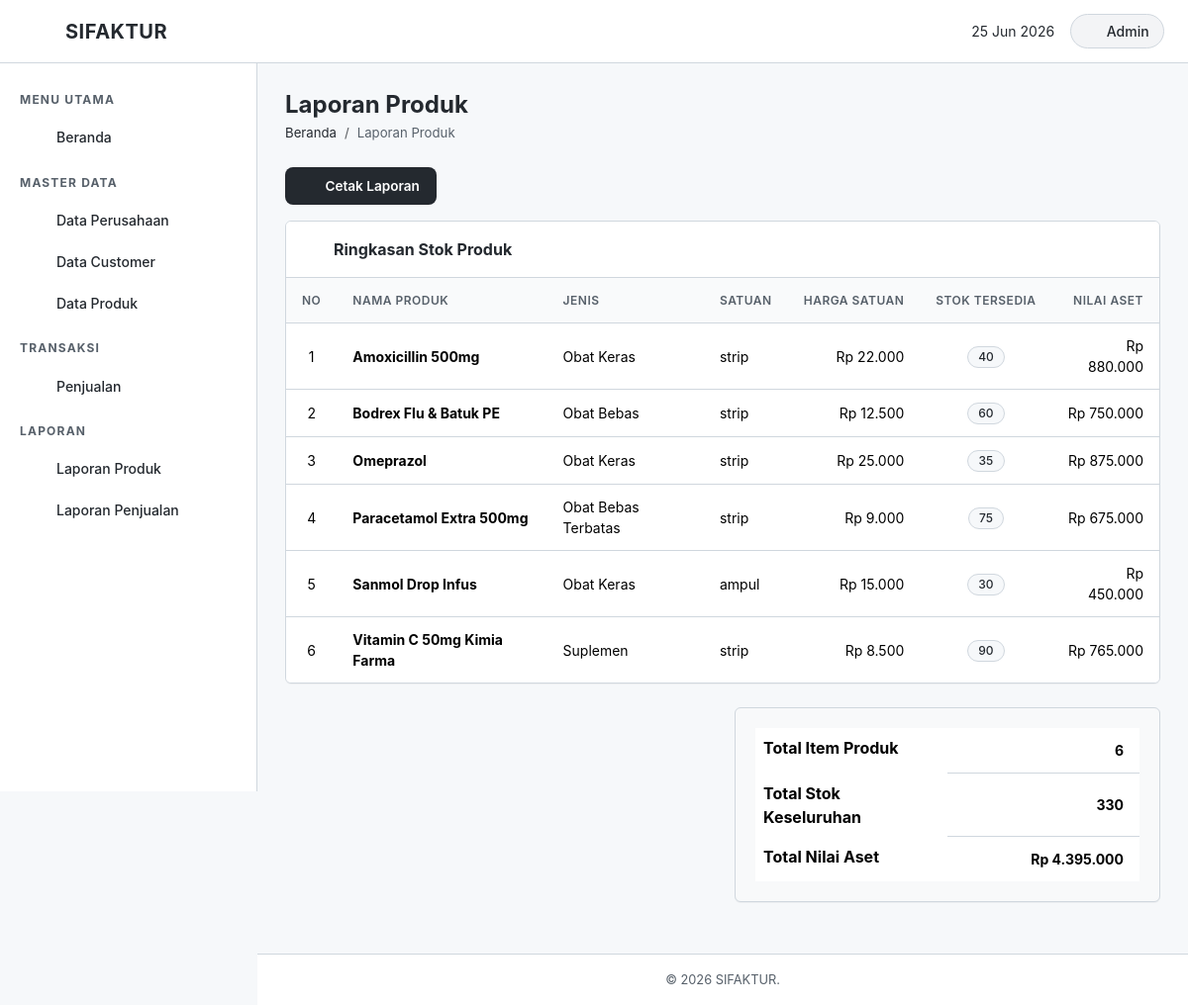
Page /laporan/produk.php on the committed database.
### tables this page shows
CREATE TABLE `produk` (
  `id_produk` int(11) NOT NULL AUTO_INCREMENT,
  `nama_produk` varchar(150) NOT NULL,
  `price` decimal(15,2) NOT NULL DEFAULT 0.00,
  `jenis` varchar(50) DEFAULT NULL,
  `satuan` varchar(20) DEFAULT NULL,
  `stock` int(11) NOT NULL DEFAULT 0,
  PRIMARY KEY (`id_produk`)
);

### laporan/produk.php (the view, shortened to what this page needs)
<?php
require_once dirname(__DIR__) . '/config/koneksi.php';
include dirname(__DIR__) . '/includes/header.php';
include dirname(__DIR__) . '/includes/sidebar.php';
$result = $conn->query("SELECT * FROM produk ORDER BY nama_produk ASC");
?>
<div class="page-header">
    <h2> Laporan Produk</h2>
    <nav aria-label="breadcrumb">
        <ol class="breadcrumb">
            <li class="breadcrumb-item"><a href="<?php echo $base_url; ?>/index.php">Beranda</a></li>
            <li class="breadcrumb-item active">Laporan Produk</li>
        </ol>
    </nav>
</div>
<div class="mb-3">
    <a href="cetak_produk.php" target="_blank" class="btn btn-primary-custom">
        <i class="fa-solid fa-print"></i> Cetak Laporan
    </a>
</div>
<div class="content-card">
    <div class="card-header-custom">
        <i class="fa-solid fa-box"></i> Ringkasan Stok Produk
    </div>
    <div class="card-body p-0">
        <div class="table-wrapper">
            <table class="table">
                <thead>
                    <tr>
                        <th style="width:50px;" class="text-center">No</th>
                        <th>Nama Produk</th>
                        <th>Jenis</th>
                        <th>Satuan</th>
                        <th class="text-end">Harga Satuan</th>
                        <th class="text-center">Stok Tersedia</th>
                        <th class="text-end">Nilai Aset</th>
                    </tr>
                </thead>
                <tbody>
                    <?php if ($result && $result->num_rows > 0): ?>
                        <?php
                        $no = 1;
                        $total_stok = 0;
                        $total_aset = 0;
                        while ($row = $result->fetch_assoc()):
                            $nilai_aset = $row['stock'] * $row['price'];
                            $total_stok += $row['stock'];
                            $total_aset += $nilai_aset;
                        ?>
                        <tr>
                            <td class="text-center"><?php echo $no++; ?></td>
                            <td><strong><?php echo htmlspecialchars($row['nama_produk']); ?></strong></td>
                            <td><?php echo htmlspecialchars($row['jenis'] ?? '-'); ?></td>
                            <td><?php echo htmlspecialchars($row['satuan'] ?? '-'); ?></td>
                            <td class="text-end">Rp <?php echo number_format($row['price'], 0, ',', '.'); ?></td>
                            <td class="text-center">
                                <?php
                                $stock_class = 'success';
                                if ($row['stock'] <= 10) $stock_class = 'danger';
                                elseif ($row['stock'] <= 30) $stock_class = 'warning';
                                ?>
                                <span class="badge bg-<?php echo $stock_class; ?> badge-status"><?php echo $row['stock']; ?></span>
                            </td>
                            <td class="text-end">Rp <?php echo number_format($nilai_aset, 0, ',', '.'); ?></td>
                        </tr>
                        <?php endwhile; ?>
                    <?php endif; ?>
                </tbody>
            </table>
        </div>
    </div>
</div>
<div class="row mt-4">
    <div class="col-md-6 offset-md-6">
        <div class="content-card bg-light">
            <div class="card-body">
                <table class="table table-borderless mb-0">
                    <tr>
                        <th style="width:50%;">Total Item Produk</th>
                        <td class="text-end"><strong><?php echo isset($no) ? $no - 1 : 0; ?></strong></td>
                    </tr>
                    <tr>
                        <th>Total Stok Keseluruhan</th>
                        <td class="text-end"><strong><?php echo isset($total_stok) ? number_format($total_stok, 0, ',', '.') : 0; ?></strong></td>
                    </tr>
                    <tr>
                        <th>Total Nilai Aset</th>
                        <td class="text-end"><strong>Rp <?php echo isset($total_aset) ? number_format($total_aset, 0, ',', '.') : 0; ?></strong></td>
                    </tr>
                </table>
            </div>
        </div>
    </div>
</div>
<?php include dirname(__DIR__) . '/includes/footer.php'; ?>

### assets/css/style.css (style rules this page uses)
:root { --primary: #24292f; --primary-light: #57606a; --primary-dark: #000000; --accent: #24292f; --accent-light: #d0d7de; --success: #24292f; --warning: #24292f; --danger: #24292f; --info: #24292f; --bg-body: #f6f8fa; --bg-card: #ffffff; --bg-sidebar: #ffffff; --bg-header: #ffffff; --text-dark: #24292f; --text-muted: #57606a; --text-light: #ffffff; --border-color: #d0d7de; --shadow-sm: 0 1px 0 rgba(27,31,36,0.04); --shadow-md: 0 3px 6px rgba(140,148,157,0.14); --shadow-lg: 0 8px 24px rgba(140,148,157,0.14); --radius: 6px; --radius-lg: 6px; --transition: all 0.25s cubic-bezier(0.4, 0, 0.2, 1); --sidebar-width: 260px; --header-height: 64px; --font-family: 'Geist', -apple-system, BlinkMacSystemFont, 'Segoe UI', Helvetica, Arial, sans-serif, 'Apple Color Emoji', 'Segoe UI Emoji'; }
* { margin: 0; padding: 0; box-sizing: border-box; }
body { font-family: var(--font-family); background-color: var(--bg-body); color: var(--text-dark); min-height: 100vh; display: flex; flex-direction: column; overflow-x: hidden; }
a { text-decoration: none; color: inherit; transition: var(--transition); }
.page-header { margin-bottom: 1.5rem; }
.page-header h2 { font-size: 1.5rem; font-weight: 700; color: var(--primary); margin-bottom: 0.25rem; }
.page-header .breadcrumb { background: none; padding: 0; margin: 0; font-size: 0.825rem; }
.page-header .breadcrumb-item a { color: var(--primary); }
.page-header .breadcrumb-item.active { color: var(--text-muted); }
.content-card { background: var(--bg-card); border-radius: var(--radius-lg); box-shadow: var(--shadow-sm); border: 1px solid var(--border-color); margin-bottom: 1.5rem; overflow: hidden; }
.content-card .card-header-custom { background: var(--bg-card); color: var(--text-dark); border-bottom: 1px solid var(--border-color); padding: 1rem 1.25rem; font-weight: 700; font-size: 1rem; display: flex; align-items: center; gap: 0.5rem; }
.content-card .card-header-custom i { color: var(--primary); }
.content-card .card-body { padding: 1.25rem; }
.table-wrapper { overflow-x: auto; }
.table { margin-bottom: 0; }
.table thead th { background: #f9fafb; color: var(--text-muted); font-weight: 600; font-size: 0.75rem; text-transform: uppercase; letter-spacing: 0.5px; border-bottom: 1px solid var(--border-color); border-top: none; padding: 0.85rem 1rem; white-space: nowrap; vertical-align: middle; }
.table tbody td { font-size: 0.875rem; padding: 0.75rem 1rem; vertical-align: middle; border-bottom: 1px solid var(--border-color); }
.table tbody tr { transition: var(--transition); }
.table tbody tr:last-child td { border-bottom: none; }
.btn { font-size: 0.85rem; font-weight: 600; border-radius: 0.5rem; padding: 0.5rem 1rem; transition: var(--transition); display: inline-flex; align-items: center; gap: 0.4rem; }
.btn-primary-custom, .btn-success-custom { background: #24292f; color: #ffffff; border: 1px solid rgba(27, 31, 36, 0.15); }
.badge-status { padding: 0.25rem 0.65rem; border-radius: 20px; font-size: 0.75rem; font-weight: 500; background: #f6f8fa !important; color: #24292f !important; border: 1px solid #d0d7de; }

### rows in the picture
produk: nama_produk "Amoxicillin 500mg", jenis "Obat Keras", satuan "strip", price "22.000", stock "40", nilai_aset "880.000"
produk: nama_produk "Bodrex Flu & Batuk PE", jenis "Obat Bebas", satuan "strip", price "12.500", stock "60", nilai_aset "750.000"
produk: nama_produk "Omeprazol", jenis "Obat Keras", satuan "strip", price "25.000", stock "35", nilai_aset "875.000"
produk: nama_produk "Paracetamol Extra 500mg", jenis "Obat Bebas Terbatas", satuan "strip", price "9.000", stock "75", nilai_aset "675.000"
produk: nama_produk "Sanmol Drop Infus", jenis "Obat Keras", satuan "ampul", price "15.000", stock "30", nilai_aset "450.000"
produk: nama_produk "Vitamin C 50mg Kimia Farma", jenis "Suplemen", satuan "strip", price "8.500", stock "90", nilai_aset "765.000"

### other values in the picture
$no - 1 "6"
$total_stok "330"
$total_aset "4.395.000"
